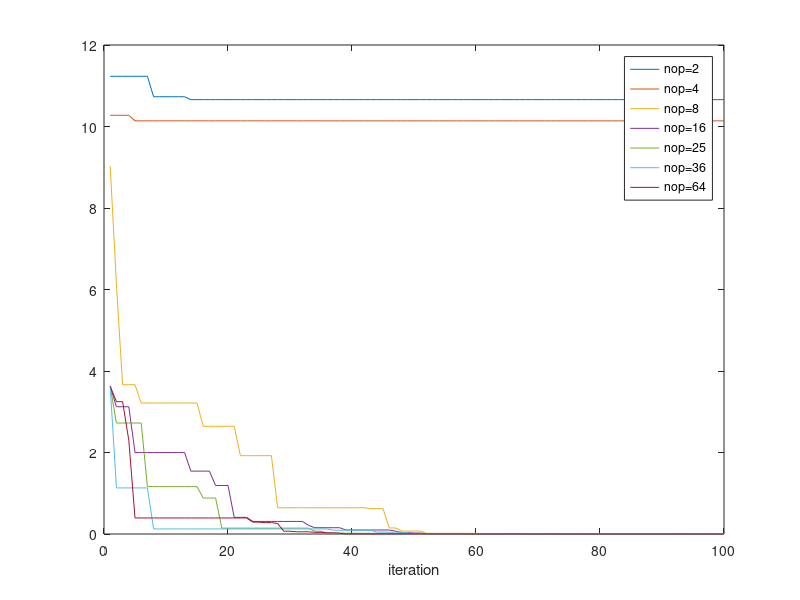

Write the MATLAB code that produced this figure.
clear;clc;
load('matlab.mat');
plot(ans2,'DisplayName','ans2');hold on;plot(ans4,'DisplayName','ans4');plot(ans8,'DisplayName','ans8');plot(ans16,'DisplayName','ans16');plot(ans25,'DisplayName','ans25');plot(ans36,'DisplayName','ans36');plot(ans64,'DisplayName','ans64');hold off;
legend('nop=2','nop=4','nop=8','nop=16','nop=25','nop=36','nop=64');
xlabel('iteration');